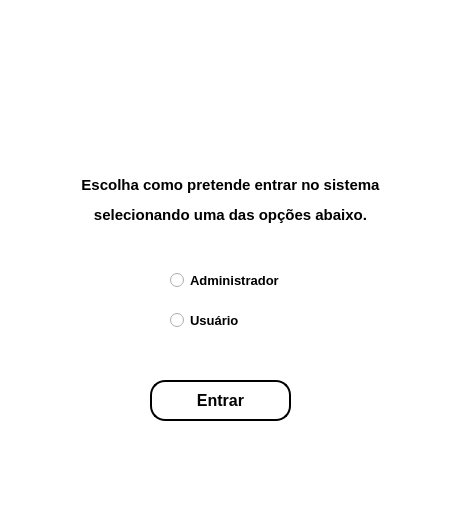
<?xml version="1.0" encoding="UTF-8"?>
<ui version="4.0">
 <class>Tela_escolha</class>
 <widget class="QMainWindow" name="Tela_escolha">
  <property name="geometry">
   <rect>
    <x>0</x>
    <y>0</y>
    <width>464</width>
    <height>517</height>
   </rect>
  </property>
  <property name="font">
   <font>
    <pointsize>10</pointsize>
   </font>
  </property>
  <property name="windowTitle">
   <string>MainWindow</string>
  </property>
  <property name="styleSheet">
   <string notr="true">background-color: rgb(255, 255, 255);</string>
  </property>
  <widget class="QWidget" name="centralwidget">
   <widget class="QRadioButton" name="ESCOLHA01">
    <property name="geometry">
     <rect>
      <x>170</x>
      <y>260</y>
      <width>121</width>
      <height>41</height>
     </rect>
    </property>
    <property name="font">
     <font>
      <pointsize>10</pointsize>
      <weight>75</weight>
      <bold>true</bold>
     </font>
    </property>
    <property name="text">
     <string>Administrador</string>
    </property>
   </widget>
   <widget class="QRadioButton" name="ESCOLHA02">
    <property name="geometry">
     <rect>
      <x>170</x>
      <y>300</y>
      <width>101</width>
      <height>41</height>
     </rect>
    </property>
    <property name="font">
     <font>
      <pointsize>10</pointsize>
      <weight>75</weight>
      <bold>true</bold>
     </font>
    </property>
    <property name="text">
     <string>Usuário</string>
    </property>
   </widget>
   <widget class="QPushButton" name="botaoescolha">
    <property name="geometry">
     <rect>
      <x>150</x>
      <y>380</y>
      <width>141</width>
      <height>41</height>
     </rect>
    </property>
    <property name="font">
     <font>
      <pointsize>12</pointsize>
      <weight>75</weight>
      <bold>true</bold>
     </font>
    </property>
    <property name="styleSheet">
     <string notr="true">background-color: rgb(255, 255, 255);
border-radius:15px;
border-style:outset;
border-width:2px;
border-color:black;</string>
    </property>
    <property name="text">
     <string>Entrar</string>
    </property>
   </widget>
   <widget class="QLabel" name="label">
    <property name="geometry">
     <rect>
      <x>70</x>
      <y>20</y>
      <width>291</width>
      <height>121</height>
     </rect>
    </property>
    <property name="text">
     <string/>
    </property>
    <property name="pixmap">
     <pixmap>logo.jpg</pixmap>
    </property>
   </widget>
   <widget class="QLabel" name="label_2">
    <property name="geometry">
     <rect>
      <x>0</x>
      <y>170</y>
      <width>461</width>
      <height>61</height>
     </rect>
    </property>
    <property name="text">
     <string>&lt;html&gt;&lt;head/&gt;&lt;body&gt;&lt;p align=&quot;center&quot;&gt;&lt;span style=&quot; font-size:11pt; font-weight:600;&quot;&gt;Escolha como pretende entrar no sistema&lt;/span&gt;&lt;/p&gt;&lt;p align=&quot;center&quot;&gt;&lt;span style=&quot; font-size:11pt; font-weight:600;&quot;&gt;selecionando uma das opções abaixo.&lt;/span&gt;&lt;/p&gt;&lt;/body&gt;&lt;/html&gt;</string>
    </property>
   </widget>
  </widget>
  <widget class="QStatusBar" name="statusbar"/>
 </widget>
 <resources/>
 <connections/>
</ui>
